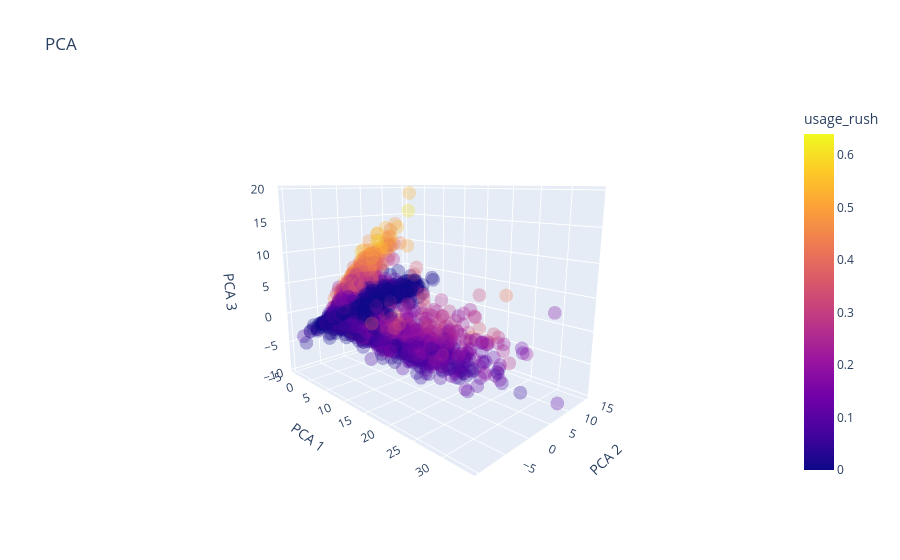

The cell this chart's notebook holds for it:
### Code cell
df_umap = pd.DataFrame({
    "PCA 1": X_pca[:, 0],
    "PCA 2": X_pca[:, 1],
    "PCA 3": X_pca[:, 2]
})

# df_umap['log_w_av'] = np.log(df['w_av']).fillna(0)

df_umap['usage_rush'] = numeric_df.usage_rush


fig = px.scatter_3d(
    df_umap,
    x="PCA 1",
    y="PCA 2",
    z="PCA 3",
    opacity=0.3,
    title="PCA",
    color="usage_rush"
)

fig.update_layout(
    scene=dict(
        xaxis_title="PCA 1",
        yaxis_title="PCA 2",
        zaxis_title="PCA 3",
        camera=dict(
            eye=dict(x=1.5, y=-1.5, z=0.5)  # roughly similar to elev=10, azim=-45
        )
    )
)

fig.show()

### Figure 1 — Plotly figure (JSON) as saved in the notebook; plotly's stock layout.template omitted (floating-point values rounded to 4 significant figures; data arrays with more than 128 entries replaced by an {"elided": "..."} marker saying what was removed)
{"data": [{"hovertemplate": "PCA 1=%{x}<br>PCA 2=%{y}<br>PCA 3=%{z}<br>usage_rush=%{marker.color}<extra></extra>", "legendgroup": "", "marker": {"color": {"elided": "12408 float values"}, "coloraxis": "coloraxis", "opacity": 0.3, "symbol": "circle"}, "mode": "markers", "name": "", "scene": "scene", "showlegend": false, "type": "scatter3d", "x": {"elided": "12408 float values"}, "y": {"elided": "12408 float values"}, "z": {"elided": "12408 float values"}}], "layout": {"coloraxis": {"colorbar": {"title": {"text": "usage_rush"}}, "colorscale": [[0, "#0d0887"], [0.1111, "#46039f"], [0.2222, "#7201a8"], [0.3333, "#9c179e"], [0.4444, "#bd3786"], [0.5556, "#d8576b"], [0.6667, "#ed7953"], [0.7778, "#fb9f3a"], [0.8889, "#fdca26"], [1, "#f0f921"]]}, "legend": {"tracegroupgap": 0}, "scene": {"camera": {"eye": {"x": 1.5, "y": -1.5, "z": 0.5}}, "domain": {"x": [0, 1], "y": [0, 1]}, "xaxis": {"title": {"text": "PCA 1"}}, "yaxis": {"title": {"text": "PCA 2"}}, "zaxis": {"title": {"text": "PCA 3"}}}, "title": {"text": "PCA"}}}
